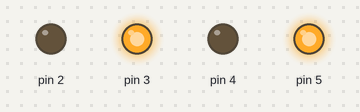
Recording of a sketch running on a simulated Arduino Uno, built with avr-gcc and run on an emulated ATmega328P. Parts: output pins drawn as LEDs (lit = HIGH).

Above: at 1.0 s.
At 4.5 s:
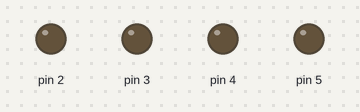
Timing chart, 0 to 9.1 s (numbered marks = the images above):
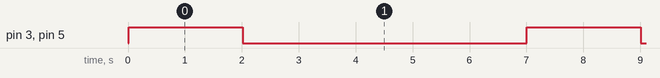

The sketch:

5_turn_left2.ino
```cpp
#include <SoftPWM.h>

// Define the motor pins
const int in1 = 2;
const int in2 = 3;
const int in3 = 4;
const int in4 = 5;

void setup() {
  // Initialize SoftPWM
  SoftPWMBegin();
}

void loop() {
  // Set all motors to rotate clockwise
  SoftPWMSet(in1, 0);
  SoftPWMSet(in2, 255);
  SoftPWMSet(in3, 0);
  SoftPWMSet(in4, 255);

  delay(2000);  // Last for 2 seconds

  // Stop all motors
  SoftPWMSet(in1, 0);
  SoftPWMSet(in2, 0);
  SoftPWMSet(in3, 0);
  SoftPWMSet(in4, 0);

  delay(5000);  // Pause for 5 seconds
}
```

Measured:
- by itself, pin 3, pin 5: alternates HIGH for 2.0 s and LOW for 5.0 s
